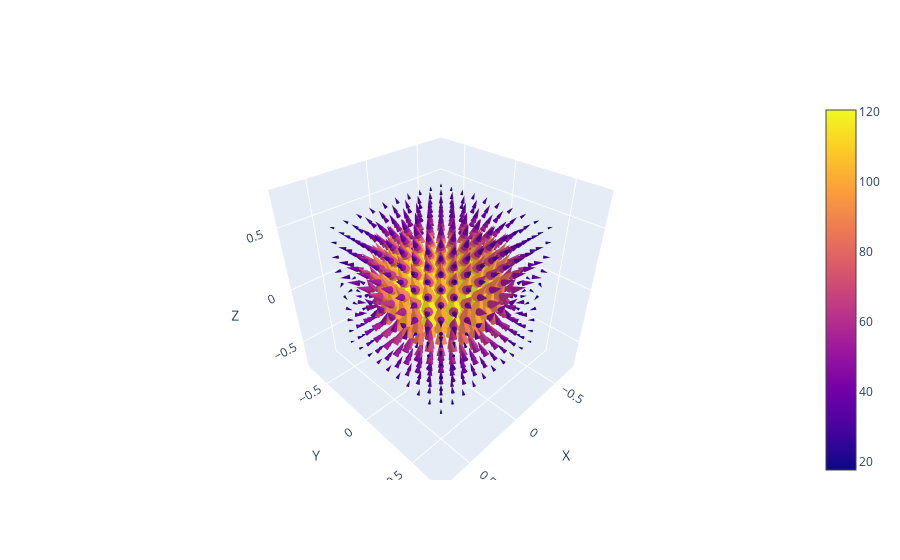

Source (notebook cell):
### Code cell
def field_around_toroidal_current_carrying_wire(I:float, 
                                                ring_radius:float = 0.5,
                                                CONSTANTS:dict = CONSTANTS, 
                                                x_extent:list = [-0.5, 0.5], 
                                                y_extent:list = [-0.5, 0.5],
                                                z_extent:list = [-0.5,0.5], 
                                                resolution:float = 10, 
                                                integral_discretisation:float = 1000) -> list[np.ndarray]:
    '''
    In the case of a circulating current, a magnetic field is formed inside of it. This is a nice parity to the previous case. 
    We will place our coil in the centre of the x,y plane, with current circulating anticlockwise as you look at it down the z 
    axis. By the right hand rule, this will lead to a magnetic field which is aligned directly up the z axis. 
    
    Args:
        I (float): Current which the wire is carrying.
        ring_radius (float): Radius of our current carrying ring
        CONSTANTS (dict): Dictionary of all of the physical constants which could be useful.
        x_extent (list[int]): extent in the x direction of the final field. In SI Units, this will be meters.
        y_extent (list[int]): extent in the y direction of the final field. In SI Units, this will be meters.
        z_extent (list[int]): extent in the z direction of the final field. In SI Units, this will be meters.
        resolution (int): side length of rectangular grid
        integral_discretisation (int): how many segments we break up our integral into.

    Returns:
        6 numpy nd arrays 
    '''
    mu0, Pi = CONSTANTS['mu_naught'], CONSTANTS['pi']


    x, y, z = np.meshgrid(
        np.linspace(x_extent[0], x_extent[1], resolution),
        np.linspace(y_extent[0], y_extent[1], resolution),
        np.linspace(z_extent[0], z_extent[1], resolution)
    )
    Bx, By, Bz = np.zeros_like(x), np.zeros_like(y), np.zeros_like(z)


    # Biot savart prefactor
    prefactor = mu0 * I / (4*Pi)
    
    # Discretise the loop into large number of pieces for summation approximation 
    dphi = 2*np.pi / integral_discretisation
    phis = np.linspace(0, 2*Pi, integral_discretisation, endpoint=False)
    
    for phi in phis:
        # Coordinates of the source point on the loop
        xprime = ring_radius*np.cos(phi)
        yprime = ring_radius*np.sin(phi)
        zprime = 0.0
        
        dlx = -ring_radius * np.sin(phi) * dphi
        dly =  ring_radius * np.cos(phi) * dphi
        dlz =  0.0
        
        # r - r'
        rx = x - xprime
        ry = y - yprime
        rz = z - zprime
        
        # distance^3 (have to add small amount for numerical stability )
        r3 = (rx**2 + ry**2 + rz**2)**1.5 + 0.01  
        
        # cross product dl' x (r-r'):
        cross_x = dly*rz - dlz*ry  # = R cos(phi)*z * dphi
        cross_y = dlz*rx - dlx*rz  # = R sin(phi)*z * dphi
        cross_z = dlx*ry - dly*rx  
       
        # Accumulate in B
        Bx += prefactor * cross_x / r3
        By += prefactor * cross_y / r3
        Bz += prefactor * cross_z / r3

    return x, y, z, Bx, By, Bz
# call
x_coil, y_coil, z_coil, fields_x_coil, fields_y_coil, fields_z_coil = field_around_toroidal_current_carrying_wire(100000000)
plotter.plotter(x_coil, y_coil, z_coil, fields_x_coil, fields_y_coil, fields_z_coil)

### Figure 1 — Plotly figure (JSON) as saved in the notebook; plotly's stock layout.template omitted (floating-point values rounded to 4 significant figures; data arrays with more than 128 entries replaced by an {"elided": "..."} marker saying what was removed)
{"data": [{"anchor": "tail", "sizemode": "scaled", "sizeref": 2, "type": "cone", "u": {"elided": "1000 float values"}, "v": {"elided": "1000 float values"}, "w": {"elided": "1000 float values"}, "x": {"elided": "1000 float values"}, "y": {"elided": "1000 float values"}, "z": {"elided": "1000 float values"}}], "layout": {"scene": {"xaxis": {"title": {"text": "X"}}, "yaxis": {"title": {"text": "Y"}}, "zaxis": {"title": {"text": "Z"}}}}}
